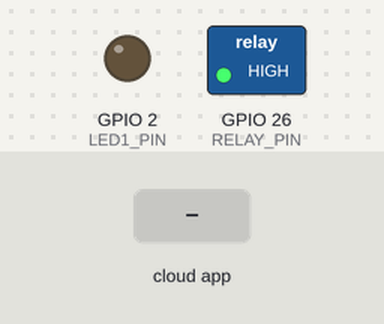
Recording of a sketch running on a simulated ESP32. On the bench: switched loads named in the sketch (green lamp = pin HIGH), output pins drawn as LEDs (lit = HIGH). The test bench sets the inputs (shaded band). WiFi joins after 1.5 s; servers stay silent unless stated; the Firebase database answers and starts empty; what the sketch prints to the serial monitor is not drawn.

Above: at 2.7 s.
2.8 s: the phone or cloud app sets analog to 1
At 5.9 s:
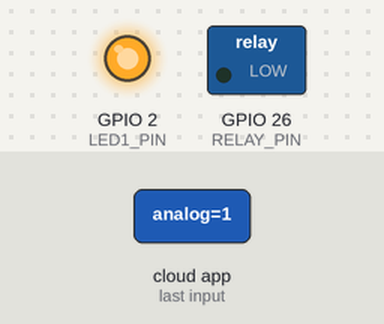
6.3 s: the phone or cloud app sets analog to 0
At 9.0 s:
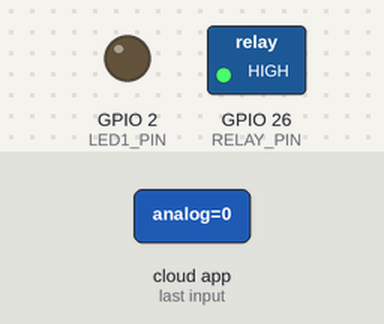
Timing chart, 0 to 10.5 s (numbered marks = the images above; inputs shaded):
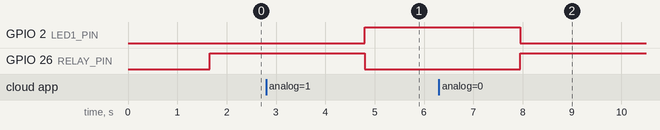

The sketch:

Home_Automation.ino
```cpp
#include <WiFi.h>
#include <Firebase_ESP_Client.h>
#include "addons/TokenHelper.h"
#include "addons/RTDBHelper.h"

// WiFi Credentials
#define WIFI_SSID "Airtel"
#define WIFI_PASSWORD ""

// Firebase Credentials
#define API_KEY ""
#define DATABASE_URL ""

// Pin Definitions
#define RELAY_PIN 26  // Pin for the relay
#define LED1_PIN 2    // Pin for the LED (optional)

// Firebase Variables
FirebaseData fbdo;
FirebaseAuth auth;
FirebaseConfig config;

// Connection Flags
unsigned long sendDataPrevMillis = 0;
bool signupOK = false;

void setup() {
  Serial.begin(115200);
  pinMode(RELAY_PIN, OUTPUT);  // Set relay pin as output
  pinMode(LED1_PIN, OUTPUT);    // Set LED pin as output (optional)

  // Connect to WiFi
  WiFi.begin(WIFI_SSID, WIFI_PASSWORD);
  Serial.print("Connecting to WiFi...");
  while (WiFi.status() != WL_CONNECTED) {
    Serial.print(".");
    delay(300);
  }
  Serial.println();
  Serial.print("Connected to WiFi, IP: ");
  Serial.println(WiFi.localIP());

  // Setup Firebase
  config.api_key = API_KEY;
  config.database_url = DATABASE_URL;

  if (Firebase.signUp(&config, &auth, "", "")) {
    Serial.println("Firebase SignUp OK");
    signupOK = true;
  } else {
    Serial.printf("SignUp Error: %s\n", config.signer.signupError.message.c_str());
  }

  config.token_status_callback = tokenStatusCallback;
  Firebase.begin(&config, &auth);
  Firebase.reconnectWiFi(true);
}

void loop() {
  if (Firebase.ready() && signupOK) {
    // Read the value of the "LED/analog" key from Firebase Realtime Database
    if (Firebase.RTDB.getInt(&fbdo, "/LED/analog")) {
      int ledState = fbdo.intData();  // Get the integer value

      // Control the relay based on the Firebase value (0 or 1)
      if (ledState == 1) {
        digitalWrite(RELAY_PIN, LOW);  // Turn the relay ON (AC bulb ON)
        digitalWrite(LED1_PIN, HIGH);   // Optional: Turn the LED ON for indication
        Serial.println("AC Bulb is ON");
      } else {
        digitalWrite(RELAY_PIN, HIGH);  // Turn the relay OFF (AC bulb OFF)
        digitalWrite(LED1_PIN, LOW);    // Optional: Turn the LED OFF
        Serial.println("AC Bulb is OFF");
      }
    } else {
      Serial.printf("Failed to read from Firebase: %s\n", fbdo.errorReason().c_str());
    }

    // Optional delay to prevent frequent reads
    delay(3000);
  }
}
```

Measured:
- after the input at 2.8 s, GPIO 2 (LED1_PIN): LOW → HIGH after 2.0 s; GPIO 26 (RELAY_PIN): HIGH → LOW after 2.0 s
- after the input at 6.3 s, GPIO 2 (LED1_PIN): HIGH → LOW after 1.7 s; GPIO 26 (RELAY_PIN): LOW → HIGH after 1.7 s
